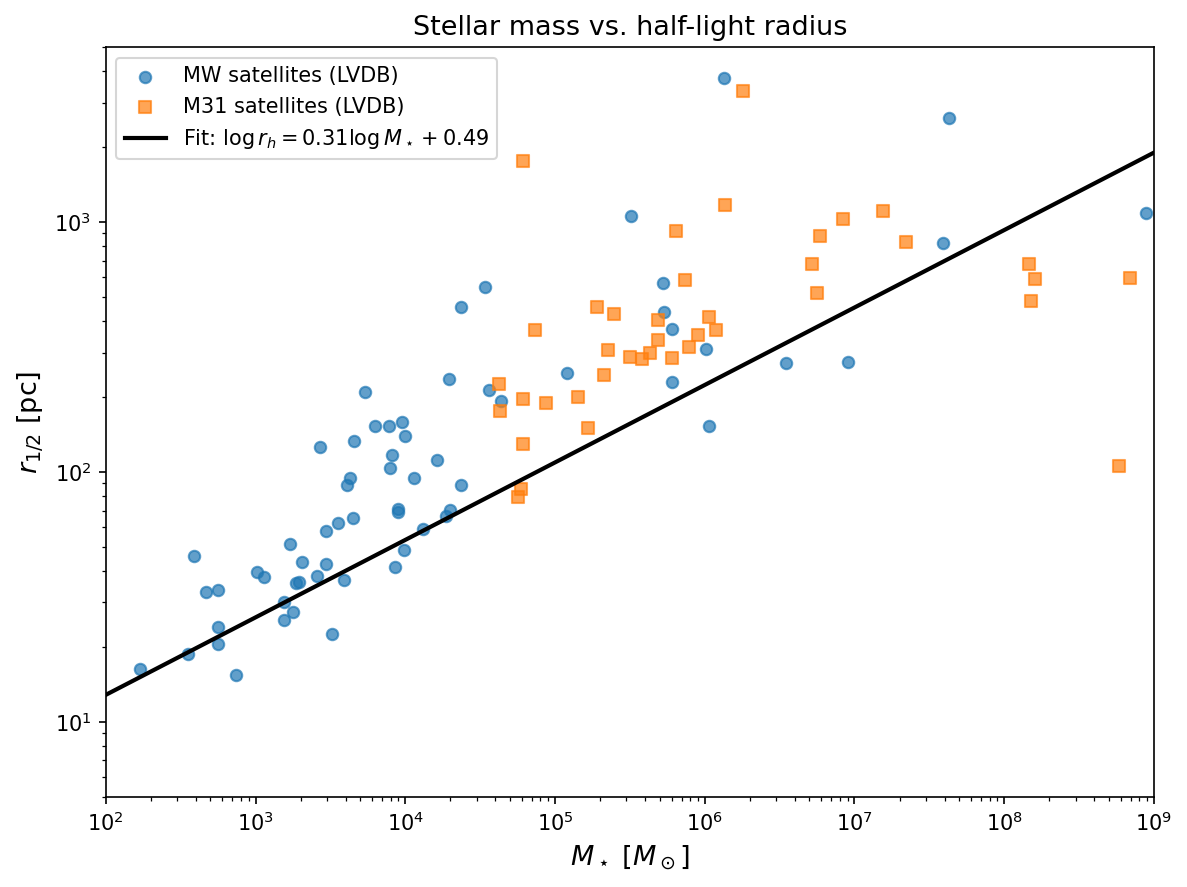

Generate this figure with Python:
#!/usr/bin/env python3
"""Sanity check: stellar mass vs half-light radius for MW and M31 satellites."""

import numpy as np
import matplotlib.pyplot as plt
from astropy.table import Table

OUTDIR = '/Users/tingli/Dropbox/claude_research/spec-s5'
mw = Table.read(f'{OUTDIR}/mw_satellites.csv')
m31 = Table.read(f'{OUTDIR}/m31_satellites.csv')

# Stellar mass (log10) and rhalf (pc) from LVDB
mw_logmstar = mw['mass_stellar']
mw_rhalf = mw['rhalf_physical']  # pc
m31_logmstar = m31['mass_stellar']
m31_rhalf = m31['rhalf_physical']  # pc

# Relation: log(r_half/pc) = 0.31 * log10(M_star) + 0.4875
def compute_rhalf_from_mstar(mstar):
    """
    Compute the half-light radius (rhalf) from stellar mass
    using the Mv-size relation with M/L = 1.6.

    Parameters
    ----------
    mstar : float or array-like
        Stellar mass in solar masses.

    Returns
    -------
    rhalf : float or ndarray
        Estimated half-light radius in parsecs.
    """
    log_rhalf = 0.31 * np.log10(mstar) + 0.4875
    return 10**log_rhalf

mstar_grid = np.logspace(2, 9, 200)
rhalf_fit = compute_rhalf_from_mstar(mstar_grid)

fig, ax = plt.subplots(figsize=(8, 6))
ax.scatter(10**mw_logmstar, mw_rhalf, s=30, alpha=0.7, c='C0', label='MW satellites (LVDB)')
ax.scatter(10**m31_logmstar, m31_rhalf, s=30, alpha=0.7, c='C1', marker='s', label='M31 satellites (LVDB)')
ax.plot(mstar_grid, rhalf_fit, 'k-', lw=2, label=r'Fit: $\log r_h = 0.31 \log M_\star + 0.49$')

ax.set_xscale('log')
ax.set_yscale('log')
ax.set_xlabel(r'$M_\star$ [$M_\odot$]', fontsize=13)
ax.set_ylabel(r'$r_{1/2}$ [pc]', fontsize=13)
ax.set_xlim(1e2, 1e9)
ax.set_ylim(5, 5000)
ax.legend(fontsize=10)
ax.set_title('Stellar mass vs. half-light radius', fontsize=13)
fig.tight_layout()
fig.savefig(f'{OUTDIR}/mstar_rhalf_check.png', dpi=150, bbox_inches='tight')
print('Saved mstar_rhalf_check.png')
